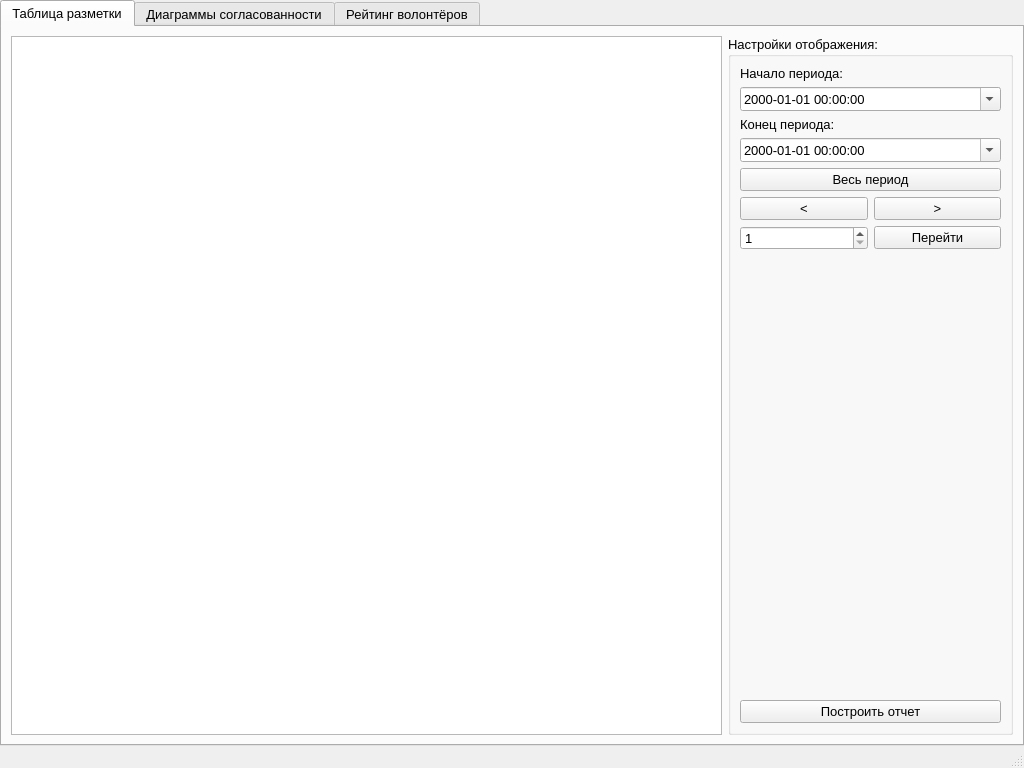
<?xml version="1.0" encoding="UTF-8"?>
<ui version="4.0">
 <class>MainWindow</class>
 <widget class="QMainWindow" name="MainWindow">
  <property name="geometry">
   <rect>
    <x>0</x>
    <y>0</y>
    <width>1024</width>
    <height>768</height>
   </rect>
  </property>
  <property name="font">
   <font>
    <pointsize>10</pointsize>
   </font>
  </property>
  <property name="windowTitle">
   <string>Оценка согласованности</string>
  </property>
  <widget class="QWidget" name="central_widget">
   <layout class="QHBoxLayout" name="h_layout_central">
    <property name="leftMargin">
     <number>0</number>
    </property>
    <property name="topMargin">
     <number>0</number>
    </property>
    <property name="rightMargin">
     <number>0</number>
    </property>
    <property name="bottomMargin">
     <number>0</number>
    </property>
    <item>
     <widget class="QTabWidget" name="tab_widget">
      <property name="currentIndex">
       <number>0</number>
      </property>
      <widget class="QWidget" name="table_tab">
       <attribute name="title">
        <string>Таблица разметки</string>
       </attribute>
       <layout class="QHBoxLayout" name="h_layout_table" stretch="5,2">
        <item>
         <widget class="QTableView" name="table_view_main"/>
        </item>
        <item>
         <widget class="QGroupBox" name="group_box_table_settings">
          <property name="title">
           <string>Настройки отображения:</string>
          </property>
          <layout class="QVBoxLayout" name="verticalLayout_3" stretch="1,1,1,1,1,3,1">
           <item>
            <layout class="QVBoxLayout" name="v_layout_from" stretch="1,2">
             <item>
              <widget class="QLabel" name="label_from">
               <property name="sizePolicy">
                <sizepolicy hsizetype="Preferred" vsizetype="Fixed">
                 <horstretch>0</horstretch>
                 <verstretch>0</verstretch>
                </sizepolicy>
               </property>
               <property name="text">
                <string>Начало периода:</string>
               </property>
              </widget>
             </item>
             <item>
              <widget class="QDateTimeEdit" name="date_time_from">
               <property name="displayFormat">
                <string>yyyy-MM-dd HH:mm:ss</string>
               </property>
               <property name="calendarPopup">
                <bool>true</bool>
               </property>
              </widget>
             </item>
            </layout>
           </item>
           <item>
            <layout class="QVBoxLayout" name="v_layout_to" stretch="1,2">
             <item>
              <widget class="QLabel" name="label_to">
               <property name="sizePolicy">
                <sizepolicy hsizetype="Preferred" vsizetype="Fixed">
                 <horstretch>0</horstretch>
                 <verstretch>0</verstretch>
                </sizepolicy>
               </property>
               <property name="text">
                <string>Конец периода:</string>
               </property>
              </widget>
             </item>
             <item>
              <widget class="QDateTimeEdit" name="date_time_to">
               <property name="displayFormat">
                <string>yyyy-MM-dd HH:mm:ss</string>
               </property>
               <property name="calendarPopup">
                <bool>true</bool>
               </property>
              </widget>
             </item>
            </layout>
           </item>
           <item>
            <widget class="QPushButton" name="push_button_all_period">
             <property name="text">
              <string>Весь период</string>
             </property>
            </widget>
           </item>
           <item>
            <layout class="QHBoxLayout" name="h_layout_step" stretch="1,1">
             <item>
              <widget class="QPushButton" name="push_button_prev">
               <property name="text">
                <string>&lt;</string>
               </property>
              </widget>
             </item>
             <item>
              <widget class="QPushButton" name="push_button_next">
               <property name="text">
                <string>&gt;</string>
               </property>
              </widget>
             </item>
            </layout>
           </item>
           <item>
            <layout class="QHBoxLayout" name="h_layout_switch" stretch="1,1">
             <item>
              <widget class="QSpinBox" name="spin_box_switch">
               <property name="minimum">
                <number>1</number>
               </property>
              </widget>
             </item>
             <item>
              <widget class="QPushButton" name="push_button_switch">
               <property name="text">
                <string>Перейти</string>
               </property>
              </widget>
             </item>
            </layout>
           </item>
           <item>
            <spacer name="v_spacer_settings">
             <property name="orientation">
              <enum>Qt::Vertical</enum>
             </property>
             <property name="sizeHint" stdset="0">
              <size>
               <width>20</width>
               <height>40</height>
              </size>
             </property>
            </spacer>
           </item>
           <item>
            <widget class="QPushButton" name="push_button_build_report">
             <property name="text">
              <string>Построить отчет</string>
             </property>
            </widget>
           </item>
          </layout>
         </widget>
        </item>
       </layout>
      </widget>
      <widget class="QWidget" name="charts_tab">
       <attribute name="title">
        <string>Диаграммы согласованности</string>
       </attribute>
       <layout class="QHBoxLayout" name="horizontalLayout_5" stretch="5,2">
        <item>
         <layout class="QVBoxLayout" name="v_layout_charts" stretch="2,3">
          <item>
           <layout class="QHBoxLayout" name="h_layout_subcharts_1" stretch="1,1">
            <item>
             <layout class="QVBoxLayout" name="v_layout_volunteer_chart"/>
            </item>
            <item>
             <layout class="QVBoxLayout" name="v_layout_section_chart"/>
            </item>
           </layout>
          </item>
          <item>
           <layout class="QVBoxLayout" name="v_layout_block_chart"/>
          </item>
         </layout>
        </item>
        <item>
         <layout class="QVBoxLayout" name="v_layout_charts_right" stretch="7,3">
          <item>
           <widget class="QGroupBox" name="group_box_charts_settings">
            <property name="title">
             <string>Настройки диаграмм:</string>
            </property>
            <layout class="QVBoxLayout" name="verticalLayout_4" stretch="2,2,2,4">
             <item>
              <widget class="QGroupBox" name="group_box_charts_report">
               <property name="title">
                <string>Выбор отчета:</string>
               </property>
               <layout class="QVBoxLayout" name="verticalLayout_2">
                <item>
                 <widget class="QComboBox" name="combo_box_charts_report"/>
                </item>
                <item>
                 <widget class="QPushButton" name="push_button_charts_report">
                  <property name="text">
                   <string>Показать</string>
                  </property>
                 </widget>
                </item>
                <item>
                 <widget class="QPushButton" name="push_button_charts_delete_report">
                  <property name="text">
                   <string>Удалить отчет</string>
                  </property>
                 </widget>
                </item>
               </layout>
              </widget>
             </item>
             <item>
              <widget class="QGroupBox" name="group_box_volunteer">
               <property name="title">
                <string>Выбор волонтера:</string>
               </property>
               <layout class="QHBoxLayout" name="horizontalLayout_6">
                <item>
                 <layout class="QVBoxLayout" name="v_layout_volunteer" stretch="1,2">
                  <item>
                   <widget class="QLabel" name="label_volunteer">
                    <property name="sizePolicy">
                     <sizepolicy hsizetype="Preferred" vsizetype="Fixed">
                      <horstretch>0</horstretch>
                      <verstretch>0</verstretch>
                     </sizepolicy>
                    </property>
                    <property name="text">
                     <string>ID волонтера</string>
                    </property>
                   </widget>
                  </item>
                  <item>
                   <widget class="QSpinBox" name="spin_box_volunteer">
                    <property name="minimum">
                     <number>1</number>
                    </property>
                    <property name="maximum">
                     <number>9999999</number>
                    </property>
                   </widget>
                  </item>
                 </layout>
                </item>
                <item>
                 <widget class="QPushButton" name="push_button_volunteer">
                  <property name="text">
                   <string>Показать</string>
                  </property>
                 </widget>
                </item>
               </layout>
              </widget>
             </item>
             <item>
              <widget class="QGroupBox" name="group_box_section">
               <property name="title">
                <string>Выбор абзаца:</string>
               </property>
               <layout class="QHBoxLayout" name="horizontalLayout_7">
                <item>
                 <layout class="QVBoxLayout" name="v_layout_section" stretch="1,2">
                  <item>
                   <widget class="QLabel" name="label_section">
                    <property name="sizePolicy">
                     <sizepolicy hsizetype="Preferred" vsizetype="Fixed">
                      <horstretch>0</horstretch>
                      <verstretch>0</verstretch>
                     </sizepolicy>
                    </property>
                    <property name="text">
                     <string>ID абзаца</string>
                    </property>
                   </widget>
                  </item>
                  <item>
                   <widget class="QSpinBox" name="spin_box_section">
                    <property name="minimum">
                     <number>1</number>
                    </property>
                    <property name="maximum">
                     <number>9999999</number>
                    </property>
                   </widget>
                  </item>
                 </layout>
                </item>
                <item>
                 <widget class="QPushButton" name="push_button_section">
                  <property name="text">
                   <string>Показать</string>
                  </property>
                 </widget>
                </item>
               </layout>
              </widget>
             </item>
             <item>
              <spacer name="vertical_spacer_charts">
               <property name="orientation">
                <enum>Qt::Vertical</enum>
               </property>
               <property name="sizeHint" stdset="0">
                <size>
                 <width>20</width>
                 <height>171</height>
                </size>
               </property>
              </spacer>
             </item>
            </layout>
           </widget>
          </item>
          <item>
           <widget class="QGroupBox" name="group_box_categories">
            <property name="title">
             <string>Категории:</string>
            </property>
            <layout class="QVBoxLayout" name="verticalLayout">
             <item>
              <layout class="QHBoxLayout" name="horizontalLayout" stretch="2,5">
               <item>
                <widget class="QWidget" name="color_category_1" native="true">
                 <property name="sizePolicy">
                  <sizepolicy hsizetype="Fixed" vsizetype="Fixed">
                   <horstretch>0</horstretch>
                   <verstretch>0</verstretch>
                  </sizepolicy>
                 </property>
                 <property name="minimumSize">
                  <size>
                   <width>15</width>
                   <height>15</height>
                  </size>
                 </property>
                 <property name="maximumSize">
                  <size>
                   <width>15</width>
                   <height>15</height>
                  </size>
                 </property>
                 <property name="styleSheet">
                  <string notr="true">background-color: rgb(44, 160, 44);</string>
                 </property>
                </widget>
               </item>
               <item>
                <widget class="QLabel" name="label_category_1">
                 <property name="text">
                  <string>Кворум</string>
                 </property>
                 <property name="alignment">
                  <set>Qt::AlignCenter</set>
                 </property>
                </widget>
               </item>
              </layout>
             </item>
             <item>
              <layout class="QHBoxLayout" name="horizontalLayout_2" stretch="2,5">
               <item>
                <widget class="QWidget" name="color_category_2" native="true">
                 <property name="sizePolicy">
                  <sizepolicy hsizetype="Fixed" vsizetype="Fixed">
                   <horstretch>0</horstretch>
                   <verstretch>0</verstretch>
                  </sizepolicy>
                 </property>
                 <property name="minimumSize">
                  <size>
                   <width>15</width>
                   <height>15</height>
                  </size>
                 </property>
                 <property name="maximumSize">
                  <size>
                   <width>15</width>
                   <height>15</height>
                  </size>
                 </property>
                 <property name="styleSheet">
                  <string notr="true">background-color: rgb(31, 119, 180);</string>
                 </property>
                </widget>
               </item>
               <item>
                <widget class="QLabel" name="label_category_2">
                 <property name="text">
                  <string>Возможный кворум</string>
                 </property>
                 <property name="alignment">
                  <set>Qt::AlignCenter</set>
                 </property>
                </widget>
               </item>
              </layout>
             </item>
             <item>
              <layout class="QHBoxLayout" name="horizontalLayout_3" stretch="2,5">
               <item>
                <widget class="QWidget" name="color_category_3" native="true">
                 <property name="sizePolicy">
                  <sizepolicy hsizetype="Fixed" vsizetype="Fixed">
                   <horstretch>0</horstretch>
                   <verstretch>0</verstretch>
                  </sizepolicy>
                 </property>
                 <property name="minimumSize">
                  <size>
                   <width>15</width>
                   <height>15</height>
                  </size>
                 </property>
                 <property name="maximumSize">
                  <size>
                   <width>15</width>
                   <height>15</height>
                  </size>
                 </property>
                 <property name="styleSheet">
                  <string notr="true">background-color: rgb(255, 127, 14);</string>
                 </property>
                </widget>
               </item>
               <item>
                <widget class="QLabel" name="label_category_3">
                 <property name="text">
                  <string>Мнения разделились</string>
                 </property>
                 <property name="alignment">
                  <set>Qt::AlignCenter</set>
                 </property>
                </widget>
               </item>
              </layout>
             </item>
             <item>
              <layout class="QHBoxLayout" name="horizontalLayout_4" stretch="2,5">
               <item>
                <widget class="QWidget" name="color_category_4" native="true">
                 <property name="sizePolicy">
                  <sizepolicy hsizetype="Fixed" vsizetype="Fixed">
                   <horstretch>0</horstretch>
                   <verstretch>0</verstretch>
                  </sizepolicy>
                 </property>
                 <property name="minimumSize">
                  <size>
                   <width>15</width>
                   <height>15</height>
                  </size>
                 </property>
                 <property name="maximumSize">
                  <size>
                   <width>15</width>
                   <height>15</height>
                  </size>
                 </property>
                 <property name="styleSheet">
                  <string notr="true">background-color: rgb(214, 39, 40);</string>
                 </property>
                </widget>
               </item>
               <item>
                <widget class="QLabel" name="label_category_4">
                 <property name="text">
                  <string>Одиночные мнения</string>
                 </property>
                 <property name="alignment">
                  <set>Qt::AlignCenter</set>
                 </property>
                </widget>
               </item>
              </layout>
             </item>
            </layout>
           </widget>
          </item>
         </layout>
        </item>
       </layout>
      </widget>
      <widget class="QWidget" name="rating_tab">
       <attribute name="title">
        <string>Рейтинг волонтёров</string>
       </attribute>
       <layout class="QHBoxLayout" name="horizontalLayout_8" stretch="5,2">
        <item>
         <widget class="QTableView" name="table_view_rating"/>
        </item>
        <item>
         <widget class="QGroupBox" name="group_box_rating">
          <property name="title">
           <string>Настройка отображения:</string>
          </property>
          <layout class="QVBoxLayout" name="verticalLayout_6">
           <item>
            <widget class="QGroupBox" name="group_box_rating_report">
             <property name="title">
              <string>Выбор отчета:</string>
             </property>
             <layout class="QVBoxLayout" name="verticalLayout_5">
              <item>
               <widget class="QComboBox" name="combo_box_rating_report"/>
              </item>
              <item>
               <widget class="QPushButton" name="push_button_rating_report">
                <property name="text">
                 <string>Показать</string>
                </property>
               </widget>
              </item>
              <item>
               <widget class="QPushButton" name="push_button_rating_delete_report">
                <property name="text">
                 <string>Удалить отчет</string>
                </property>
               </widget>
              </item>
             </layout>
            </widget>
           </item>
           <item>
            <spacer name="v_spacer_rating">
             <property name="orientation">
              <enum>Qt::Vertical</enum>
             </property>
             <property name="sizeHint" stdset="0">
              <size>
               <width>20</width>
               <height>40</height>
              </size>
             </property>
            </spacer>
           </item>
          </layout>
         </widget>
        </item>
       </layout>
      </widget>
     </widget>
    </item>
   </layout>
  </widget>
  <widget class="QStatusBar" name="statusbar"/>
 </widget>
 <resources/>
 <connections/>
</ui>
